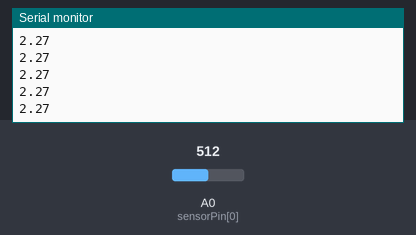
This sketch was run on a simulated Arduino Uno, built with avr-gcc and run on an emulated ATmega328P. Shown: the last lines printed to the serial monitor. The inputs (shaded band) are chosen by the test bench; at power-on: A0 (sensorPin[0]) = 512.

Above: at 1.2 s.
1.3 s: A0 (sensorPin[0]) set to 716
At 1.44 s:
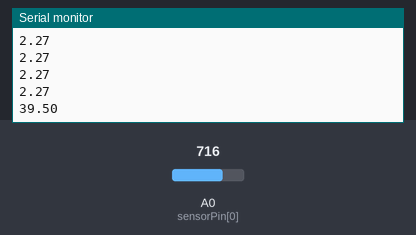
2.8 s: A0 (sensorPin[0]) set to 900
At 2.84 s:
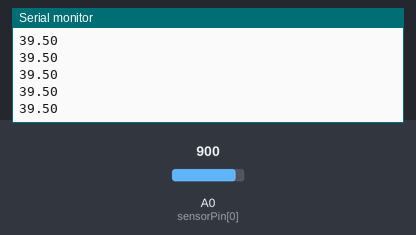
Timing chart, 0 to 5.8 s (numbered marks = the images above; inputs shaded):
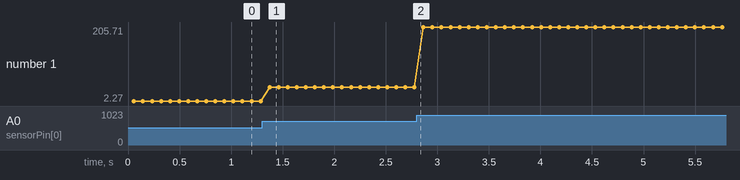

The sketch:

GP2Y0A51.ino
```cpp
// https://robojax.com/learn/arduino/?vid=robojax_SHARP_0A51SK_IR_LCD
const int sensorPin[] = {A0};
float distance[1];//watch video for details https://youtu.be/rdNCIyL6OA8
const int AVERAGE_OF =50;
const float MCU_VOLTAGE = 5.0;
void setup() {
  Serial.begin(9600);
}

void loop(){
  readDistance(0);
  Serial.println(distance[0]);
  delay(30);
}

void readDistance(int sensor)
{
      float voltage_temp_average=0;
      for(int i=0; i < AVERAGE_OF; i++)
      {
        int sensorValue = analogRead(sensorPin[sensor] );
        delay(1);
        voltage_temp_average +=sensorValue * (MCU_VOLTAGE / 1023.0);
      }
     voltage_temp_average /= AVERAGE_OF;
  // equation of the fitting curve
  ////33.9 + -69.5x + 62.3x^2 + -25.4x^3 + 3.83x^4
  distance[sensor] = 33.9 + -69.5*(voltage_temp_average) + 62.3*pow(voltage_temp_average,2) + -25.4*pow(voltage_temp_average,3) + 3.83*pow(voltage_temp_average,4);
 }
```

Measured:
- after the input at 1.3 s, the serial monitor: prints a new line after 0.07 s (image 1)
- plotted number 1: 2.27 → 39.5 after the input at 1.3 s, 39.5 → 205.71 after the input at 2.8 s
